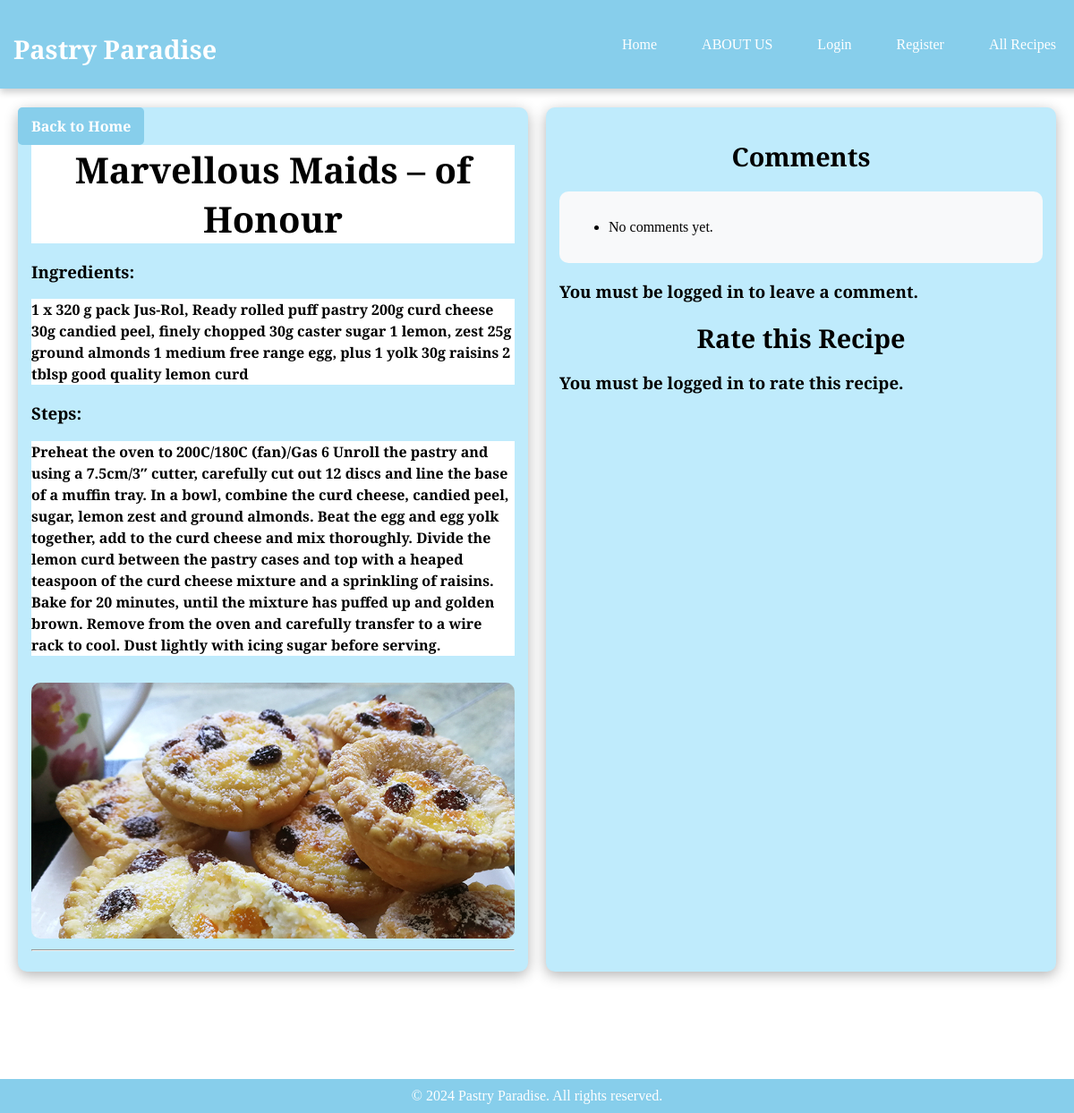
Page /recipe/18/ on the committed database.
### myApp/models.py (models this page shows, shortened)
class Recipe(models.Model):
    title = models.CharField(max_length=200)
    ingredients = models.TextField()
    steps = models.TextField()
    image = models.ImageField(upload_to='recipes/', null=True, blank=True)
    created_at = models.DateTimeField(auto_now_add=True)
    created_by = models.ForeignKey(User, on_delete=models.CASCADE)

### myApp/views.py (the view)
# urls.py: path('recipe/<int:pk>/', views.recipe_detail, name='recipe_detail'),
def recipe_detail(request, pk):
    recipe = get_object_or_404(Recipe, pk=pk)
    comments = recipe.comments.all()
    ratings = recipe.ratings.all()
    average_rating = ratings.aggregate(Avg('score'))['score__avg'] if ratings.exists() else None
    return render(request, 'myApp/recipe_detail.html', {
        'recipe': recipe,
        'comments': comments,
        'average_rating': average_rating,
        'ratings': ratings,
    })

### myApp/templates/myApp/recipe_detail.html (shortened to what this page needs)
<!DOCTYPE html>
<html lang="en">
<head>
</head>
<body>
    <nav>
        <div class="logo">
            <a href="{% url 'homepage' %}" style="color: white; text-decoration: none;">
                <h2>Pastry Paradise</h2>
            </a>
        </div>
        <ul>
            <li><a href="{% url 'homepage' %}">Home</a></li>
            <li><a href="{% url 'about_us' %}">ABOUT US</a></li>
            {% if user.is_authenticated %}
                <li><a href="{% url 'profile' %}">My Profile</a></li>
                <li><a href="{% url 'create_recipe' %}">Create Recipe</a></li>
                <li><a href="{% url 'logout' %}">Logout</a></li>
            {% else %}
                <li><a href="{% url 'login' %}">Login</a></li>
                <li><a href="{% url 'register' %}">Register</a></li>
            {% endif %}
            <li><a href="{% url 'all_recipes' %}">All Recipes</a></li>
        </ul>
    </nav>
    <div class="main-content">
        <div class="recipe-container">
            <h1>{{ recipe.title }}</h1>
            <h3><strong>Ingredients:</strong></h3>
            <p>{{ recipe.ingredients }}</p>
            <h3><strong>Steps:</strong></h3>
            <p>{{ recipe.steps }}</p>
            {% if recipe.image %}
                <img src="{{ recipe.image.url }}" alt="{{ recipe.title }}">
            {% endif %}
            <hr>
        </div>
        <div class="right-side">
            <h2>Comments</h2>
            <div class="comment-section">
                <ul>
                    {% for comment in comments %}
                        <li class="comment">
                            <strong>{{ comment.user.username }}</strong>: {{ comment.text }} <br>
                            <small>{{ comment.created_at }}</small>
                        </li>
                    {% empty %}
                        <li>No comments yet.</li>
                    {% endfor %}
                </ul>
            </div>
            {% if user.is_authenticated %}
                <div class="comment-form">
                    <form method="POST" action="{% url 'add_comment' recipe.pk %}">
                        {% csrf_token %}
                        <textarea name="comment_text" placeholder="Leave a comment..." required></textarea>
                        <button type="submit">Submit Comment</button>
                    </form>
                </div>
            {% else %}
                <h3>You must be logged in to leave a comment.</h3>
            {% endif %}
            <h2>Rate this Recipe</h2>
{% if user.is_authenticated %}
    <div class="rating-section">
        <form method="POST" action="{% url 'add_rating' recipe.pk %}">
            {% csrf_token %}
            <div class="star-rating">
                <input type="radio" name="rating" value="5" id="5-stars" required>
                <label for="5-stars">&#9733;</label>
                <input type="radio" name="rating" value="4" id="4-stars">
                <label for="4-stars">&#9733;</label>
                <input type="radio" name="rating" value="3" id="3-stars">
                <label for="3-stars">&#9733;</label>
                <input type="radio" name="rating" value="2" id="2-stars">
                <label for="2-stars">&#9733;</label>
                <input type="radio" name="rating" value="1" id="1-star">
                <label for="1-star">&#9733;</label>
            </div>
            <button type="submit">Submit Rating</button>
            {% if average_rating %}
                <h3 class="average-rating">Average Rating: {{ average_rating|floatformat:1 }} / 5</h3>
            {% else %}
                <h3 class="average-rating">No ratings yet.</h3>
            {% endif %}
        </form>
    </div>
{% else %}
    <h3>You must be logged in to rate this recipe.</h3>
{% endif %}
        </div>
    </div>
    <div class="back-button-container">
        <a href="{% url 'all_recipes' %}">
            <button>Back to Home</button>
        </a>
    </div>
    <footer>
        <div>&copy; 2024 Pastry Paradise. All rights reserved.</div>
    </footer>
</body>
</html>

### myApp/templates/myApp/recipe_detail.html (style rules this page uses)
body { font-family: 'Cinzel', serif; margin: 0; padding: 0; background: white; display: flex; flex-direction: column; min-height: 100vh; }
nav { background-color: #87ceeb; color: white; padding: 15px; display: flex; justify-content: space-between; align-items: center; box-shadow: 0 4px 8px rgba(0, 0, 0, 0.2); position: fixed; width: 100%; top: 0; z-index: 1000; }
.logo h2 { color: white; }
nav ul { list-style-type: none; margin: 0; padding: 0; display: flex; }
nav ul li { margin-right: 20px; }
nav ul li a { color: white; text-decoration: none; padding: 8px 15px; border-radius: 5px; transition: background-color 0.3s; }
.main-content { display: flex; justify-content: center; margin: 100px auto; max-width: 1500px; padding: 20px; gap: 20px; }
.recipe-container, .right-side { flex: 30%; background-color: #bfebfc; padding: 15px; border-radius: 10px; box-shadow: 0 4px 15px rgba(0, 0, 0, 0.3); }
h1 { color: #000000; text-align: center; font-size: 2.5em; margin-bottom: 10px; background-color: white; }
h2 { color: #000000; text-align: center; font-size: 1.8em; margin: 20px 0 10px; }
p { line-height: 1.5; color: #000000; font-size: 1em; margin: 10px 0; background-color: white; font-weight: bolder; }
img { max-width: 100%; margin-top: 20px; border-radius: 10px; }
.comment-section { margin-top: 20px; padding: 15px; background-color: #f8f9fa; border-radius: 10px; max-height: 300px; overflow-y: auto; text-align: left; }
button { background-color: #000000; color: white; border: none; padding: 10px 15px; border-radius: 5px; cursor: pointer; transition: background-color 0.3s, transform 0.2s; font-family: 'Cinzel', serif; font-weight: bold; font-size: 1em; }
.back-button-container { position: fixed; top: 120px; left: 20px; z-index: 999; }
.back-button-container button { background-color: #87ceeb; color: white; border: none; padding: 10px 15px; border-radius: 5px; cursor: pointer; transition: background-color 0.3s, transform 0.2s; font-family: 'Cinzel', serif; font-weight: bold; font-size: 1em; }
footer { background-color: #87ceeb; color: white; padding: 10px 0; text-align: center; width: 100%; position: relative; bottom: 0; }

### rows in the picture
Recipe: title "Marvellous Maids – of Honour", ingredients "1 x 320 g pack Jus-Rol, Ready rolled puff pastry 200g curd cheese 30g candied peel, finely chopped 30g caster sugar 1 lemon, zest 25g ground almonds 1 medium free range egg, plus 1 yolk 30g raisins 2 tblsp good quality lemon curd", steps "Preheat the oven to 200C/180C (fan)/Gas 6 Unroll the pastry and using a 7.5cm/3″ cutter, carefully cut out 12 discs and line the base of a muffin tray. In a bowl, combine the curd cheese, candied peel, sugar, lemon zest and ground almonds. Beat the egg and egg yolk together, add to the curd cheese and mix thoroughly. Divide the lemon curd between the pastry cases and top with a heaped teaspoon of the curd cheese mixture and a sprinkling of raisins. Bake for 20 minutes, until the mixture has puffed up and golden brown. Remove from the oven and carefully transfer to a wire rack to cool. Dust lightly with icing sugar before serving.", image (picture)
